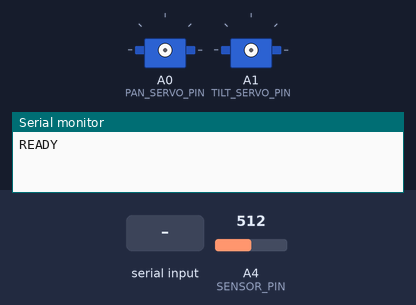
The program below on a simulated Arduino Uno, built with avr-gcc and run on an emulated ATmega328P. Shown: 2 × servo, the last lines printed to the serial monitor. The inputs (shaded band) are chosen by the test bench; at power-on: A4 (SENSOR_PIN) = 512.

Above: at 1.2 s.
1.3 s: "s" received over Serial
At 4.2 s:
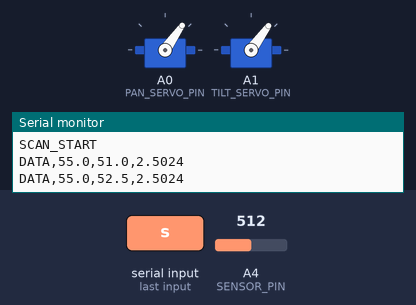
4.3 s: "x" received over Serial
At 4.8 s:
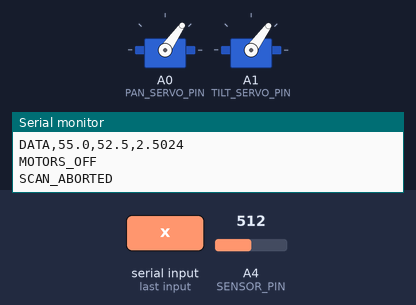
5.8 s: "n" received over Serial
At 6.17 s:
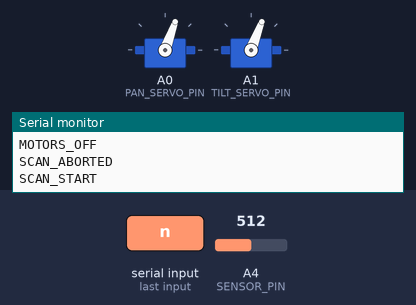
Timing chart, 0 to 8.8 s (numbered marks = the images above; inputs shaded):
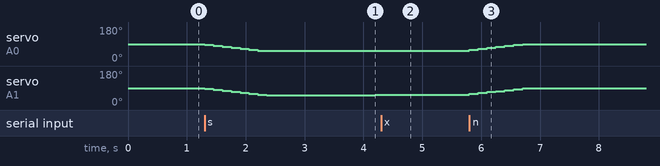

The program:

main.cpp
```cpp
// Pan/tilt IR scanner firmware (Arduino Uno).
//
// Serial protocol, 115200 baud:
//   host -> board   's' scan, 'n' noise test, 'x' stop
//   board -> host   READY, SCAN_START, DATA,..., SCAN_COMPLETE | SCAN_ABORTED, MOTORS_OFF
//   scan rows:  DATA,<pan_deg>,<tilt_deg>,<volts>
//   noise rows: DATA,<phase>,<ms>,<volts>   (phase 1 = servos holding, 0 = released)
// The host (python/acquisition.py) converts volts to distance and does all geometry.

#include <Arduino.h>
#include <Servo.h>

const int PAN_SERVO_PIN = A0;
const int TILT_SERVO_PIN = A1;
const int SENSOR_PIN = A4;

// Scan grid in servo degrees. python/settings.py PAN_STEP_DEG / TILT_STEP_DEG must match.
const float PAN_CENTER = 90;
const float TILT_CENTER = 90;
const float PAN_MIN = PAN_CENTER - 35;
const float PAN_MAX = PAN_CENTER + 30;
const float PAN_STEP = 1.5;
const float TILT_MIN = TILT_CENTER - 39;
const float TILT_MAX = TILT_CENTER + 5;
const float TILT_STEP = 1.5;

// Servo motion: move at most SERVO_MOVE_STEP degrees per SERVO_SETTLE_TIME ms.
const unsigned long SERVO_SETTLE_TIME = 150;
const unsigned long INITIAL_SETTLE_TIME = 1000;
const unsigned long RETURN_CENTER_SETTLE_TIME = 1000;
const float SERVO_MOVE_STEP = 5;
const int SERVO_MIN_US = 544;
const int SERVO_MAX_US = 2400;

// Sharp GP2Y0A sensors update about every 38 ms; space readings so each one is new.
// python/noise.py NEW_SAMPLES / NEW_SPACING_MS mirror these two values.
const int SENSOR_SAMPLES = 7;
const unsigned long SENSOR_SAMPLE_INTERVAL = 40;
// true: stop servo pulses while sampling so motor current cannot disturb the sensor.
// The noise test showed 0.17 V holding vs 0.015 V released, so this is on.
const bool RELEASE_WHILE_MEASURING = true;
const unsigned long RELEASE_SETTLE_TIME = 30;
const float ADC_REFERENCE_V = 5.0;

// Noise test: NOISE_SAMPLES raw readings per phase, NOISE_INTERVAL ms apart.
const int NOISE_SAMPLES = 1000;
const unsigned long NOISE_INTERVAL = 10;
const unsigned long NOISE_PHASE_GAP = 500;
const int PHASE_HOLDING = 1;
const int PHASE_RELEASED = 0;

Servo panServo, tiltServo;
float currentPan = PAN_CENTER;
float currentTilt = TILT_CENTER;

bool isStopCommand(char command) {
    return command == 'x' || command == 'X';
}

void writeAngle(Servo &servo, float angle) {
    // Servo::write takes an integer. Pulse width preserves fractional angles.
    servo.writeMicroseconds(lround(SERVO_MIN_US + angle * (SERVO_MAX_US - SERVO_MIN_US) / 180.0));
}

void attachServos() {
    // Set the pulse first so attaching does not jump to a default angle.
    writeAngle(panServo, currentPan);
    writeAngle(tiltServo, currentTilt);
    panServo.attach(PAN_SERVO_PIN);
    tiltServo.attach(TILT_SERVO_PIN);
}

void detachServos() {
    panServo.detach();
    tiltServo.detach();
}

void stopMotors() {
    detachServos();
    Serial.println(F("MOTORS_OFF"));
}

// Wait `duration` ms while watching for a stop command. Returns false if stopped.
bool waitWithStop(unsigned long duration) {
    const unsigned long start = millis();
    do {
        while (Serial.available()) {
            if (isStopCommand(Serial.read())) return false;
        }
        delay(1);
    } while (millis() - start < duration);
    return true;
}

float stepToward(float value, float target) {
    if (fabs(target - value) <= SERVO_MOVE_STEP) return target;
    return value + (target > value ? SERVO_MOVE_STEP : -SERVO_MOVE_STEP);
}

// Move both servos in small steps to limit current spikes and overshoot.
bool moveTo(float pan, float tilt) {
    while (currentPan != pan || currentTilt != tilt) {
        currentPan = stepToward(currentPan, pan);
        currentTilt = stepToward(currentTilt, tilt);
        writeAngle(panServo, currentPan);
        writeAngle(tiltServo, currentTilt);
        if (!waitWithStop(SERVO_SETTLE_TIME)) return false;
    }
    return true;
}

float toVolts(int reading) {
    return reading * ADC_REFERENCE_V / 1023.0;
}

// Median of SENSOR_SAMPLES readings: rejects single spikes that a mean would smear in.
bool readMedian(int &median) {
    int sorted[SENSOR_SAMPLES];
    for (int i = 0; i < SENSOR_SAMPLES; ++i) {
        // Insertion sort as the readings arrive.
        const int value = analogRead(SENSOR_PIN);
        int j = i;
        for (; j > 0 && sorted[j - 1] > value; --j) sorted[j] = sorted[j - 1];
        sorted[j] = value;
        if (i < SENSOR_SAMPLES - 1 && !waitWithStop(SENSOR_SAMPLE_INTERVAL)) return false;
    }
    median = sorted[SENSOR_SAMPLES / 2];
    return true;
}

bool measure(float pan, float tilt) {
    if (RELEASE_WHILE_MEASURING) {
        detachServos();
        if (!waitWithStop(RELEASE_SETTLE_TIME)) return false;
    }
    int median;
    if (!readMedian(median)) return false;
    if (RELEASE_WHILE_MEASURING) attachServos();
    Serial.print(F("DATA,"));
    Serial.print(pan, 1);
    Serial.print(',');
    Serial.print(tilt, 1);
    Serial.print(',');
    Serial.println(toVolts(median), 4);
    return true;
}

bool streamRaw(int phase) {
    const unsigned long start = millis();
    for (int i = 0; i < NOISE_SAMPLES; ++i) {
        const int value = analogRead(SENSOR_PIN);
        Serial.print(F("DATA,"));
        Serial.print(phase);
        Serial.print(',');
        Serial.print(millis() - start);
        Serial.print(',');
        Serial.println(toVolts(value), 4);
        if (!waitWithStop(NOISE_INTERVAL)) return false;
    }
    return true;
}

// Raw readings at the center, first with servos powered, then released.
bool noiseTest() {
    if (!moveTo(PAN_CENTER, TILT_CENTER) || !waitWithStop(INITIAL_SETTLE_TIME)) return false;
    if (!streamRaw(PHASE_HOLDING)) return false;
    detachServos();
    return waitWithStop(NOISE_PHASE_GAP) && streamRaw(PHASE_RELEASED);
}

// Serpentine raster: tilt runs up one pan column and down the next, so no long return moves.
bool scan() {
    const int columns = ceil((PAN_MAX - PAN_MIN) / PAN_STEP) + 1;
    const int rows = ceil((TILT_MAX - TILT_MIN) / TILT_STEP) + 1;
    if (!moveTo(PAN_MIN, TILT_MIN) || !waitWithStop(INITIAL_SETTLE_TIME)) return false;
    for (int col = 0; col < columns; ++col) {
        const float pan = min(PAN_MIN + col * PAN_STEP, PAN_MAX);
        for (int row = 0; row < rows; ++row) {
            const int index = col % 2 == 0 ? row : rows - 1 - row;
            const float tilt = min(TILT_MIN + index * TILT_STEP, TILT_MAX);
            if (!moveTo(pan, tilt) || !measure(pan, tilt)) return false;
        }
    }
    return moveTo(PAN_CENTER, TILT_CENTER) && waitWithStop(RETURN_CENTER_SETTLE_TIME);
}

void setup() {
    Serial.begin(115200);
    Serial.println(F("READY"));
}

void loop() {
    if (!Serial.available()) return;
    const char command = Serial.read();
    if (command == 's' || command == 'n') {
        attachServos();
        Serial.println(F("SCAN_START"));
        const bool complete = command == 's' ? scan() : noiseTest();
        stopMotors();
        Serial.println(complete ? F("SCAN_COMPLETE") : F("SCAN_ABORTED"));
    } else if (isStopCommand(command)) {
        stopMotors();
        Serial.println(F("SCAN_ABORTED"));
    }
}
```

Measured:
- after the input at 1.3 s, servo on A0 (PAN_SERVO_PIN): moves from 90° to 55° over 0.90 s, starting at once; servo on A1 (TILT_SERVO_PIN): 90° → 85° at once, → 80° 0.15 s later, → 75° 0.15 s later, → 70° 0.15 s later, … (10 changes in this stretch)
- after the input at 4.3 s, servo on A1 (TILT_SERVO_PIN): stays 54° (without the input it goes to 55° after 0.32 s)
- after the input at 5.8 s, servo on A0 (PAN_SERVO_PIN): moves from 55° to 90° over 0.90 s, starting at once; servo on A1 (TILT_SERVO_PIN): moves from 54° to 90° over 1.1 s, starting at once
